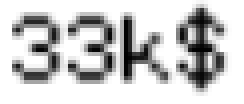
#> input picture selenium/data/img_8.png, 61 x 26 px, found by its file name (shown 4 times larger)
$ python test.py
#> lines starting #> are read from the running program, lines starting #| are printed output that depends on the picture
import pytesseract
from PIL import Image, ImageEnhance

pytesseract.pytesseract.tesseract_cmd = r'C:\Program Files\Tesseract-OCR\tesseract.exe'

image_123 = Image.open(r"C:\Users\tvb06\PycharmProjects\CV\data\img_8.png")
#> image_123 is the input picture: PIL image 61x26 RGBA; mean R, G, B, A 202.5, 202.5, 202.5, 255
enhancer1 = ImageEnhance.Sharpness(image_123)
factor1 = 0.01 #чем меньше, тем больше резкость
im_s_1 = enhancer1.enhance(factor1)
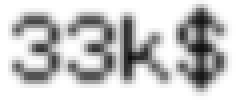
#> im_s_1: PIL image 61x26 RGBA (shown 4 times larger); mean R, G, B, A 202.3, 202.3, 202.3, 255
# string = pytesseract.image_to_data(im_s_1, config='--psm 6 -c tessedit_char_whitelist=0123456789,. ', output_type=pytesseract.Output.DICT)
#> (the run stopped early here; a loop or call above may not have finished)
